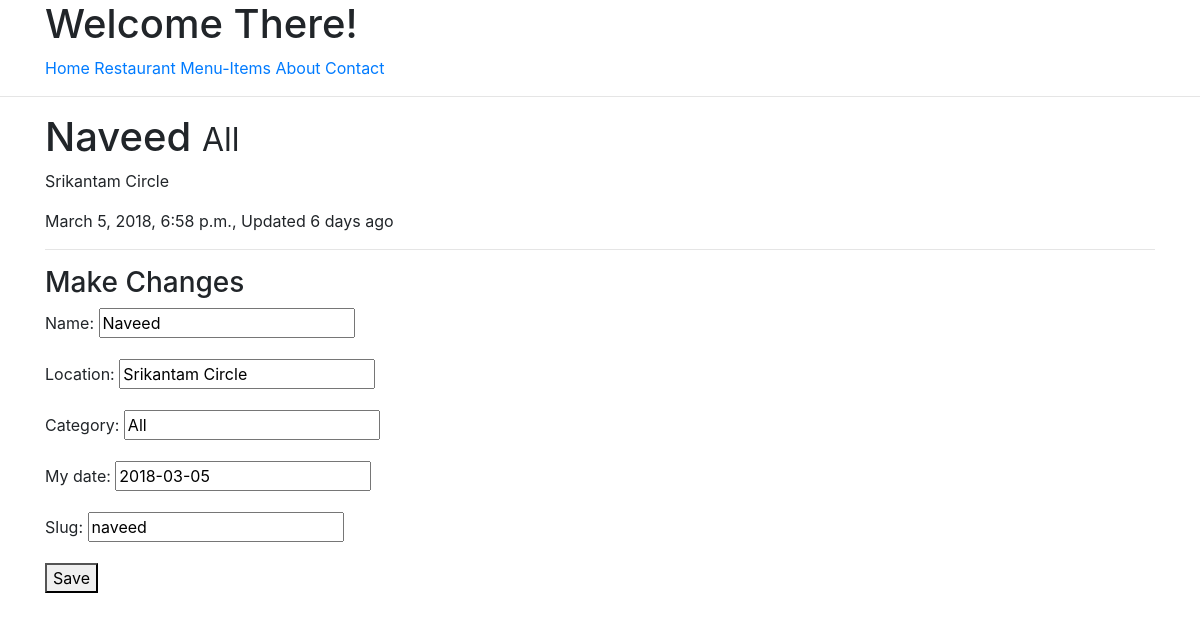
The app's page /restaurant/naveed/ (signed in), older data.
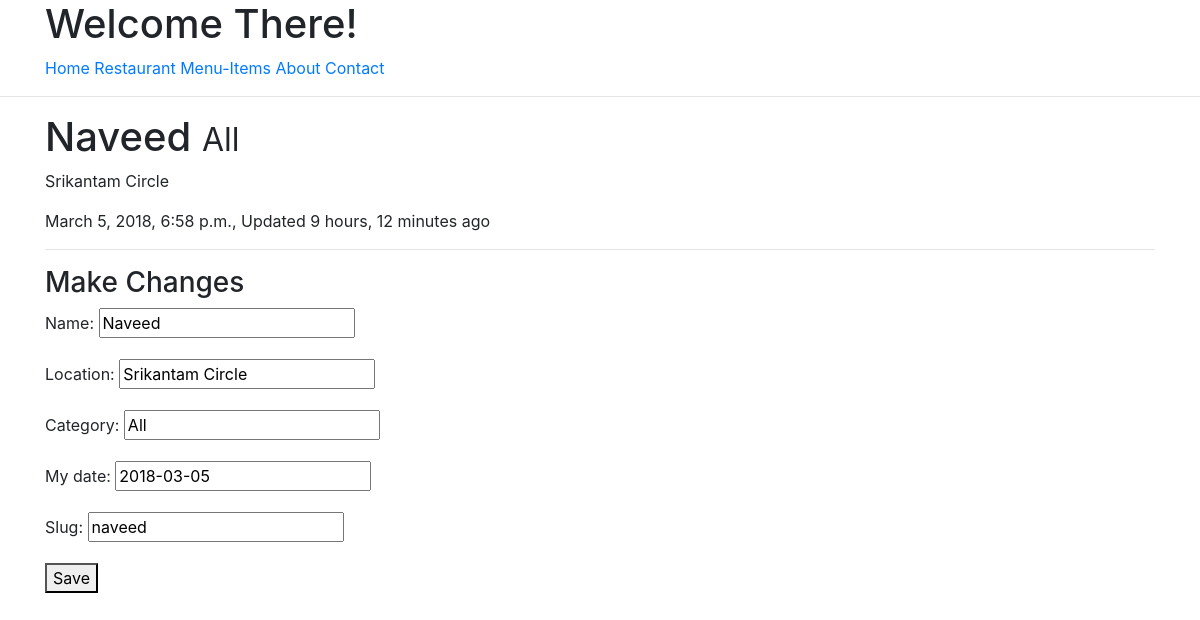
The same page, newer data.
### restaurants/models.py (models this page shows, shortened)
class Restaurant(models.Model):
	owner     = models.ForeignKey(User)
	name	  = models.CharField(max_length=120)
	location  = models.CharField(max_length=120,null=True,blank=True)
	category  = models.CharField(max_length=120,null=True,blank=True,validators=[validate_category])
	timestamp = models.DateTimeField(auto_now_add=True)
	updated   = models.DateTimeField(auto_now=True)
	my_date   = models.DateField(auto_now=False,auto_now_add=False)
	slug      = models.SlugField(null=True,blank=True)
	@property
	def title(self):
		return self.name

### restaurants/views.py (the view)
# urls.py: url(r'^(?P<slug>[\w-]+)/$', RestaurantUpdateView.as_view(), name='detail'),
class RestaurantUpdateView(LoginRequiredMixin,UpdateView):
	form_class = RestaurantCreateForm
	login_url = '/login'
	template_name = 'restaurants/detail-update.html'
	def get_context_data(self,*args,**kwargs):
		context = super(RestaurantUpdateView,self).get_context_data(*args,**kwargs)
		name = self.get_object().name
		context['title'] = f'Update Restaurant: {name}'
		return context
	def get_queryset(self):
		return Restaurant.objects.filter(owner=self.request.user)

### restaurants/forms.py (shortened to what this page needs)
class RestaurantCreateForm(ModelForm):
	class Meta:
		model = Restaurant
		fields = [
			'name',
			'location',
			'category',
			'my_date',
			'slug'
		]

### restaurants/templates/restaurants/detail-update.html (shortened to what this page needs)
{% extends "base.html" %}
{% block content %}
<h1>{{ form.instance.title }} <small>{{ form.instance.category }}</small></h1>
<p>{{ form.instance.location }}</p>
<p>{{ form.instance.timestamp }}, Updated {{ form.instance.updated|timesince }} ago</p>
<hr>
<h3>Make Changes</h3>
{% include 'snippets/form.html' with form=form %}
{% endblock %}

### templates/snippets/form.html (shortened to what this page needs)
<form method='POST'> {% csrf_token %}
	{{ form.as_p }}
	<button type="submit">Save</button>
</form>

Row changes from the older to the newer data that the page shows:
changed Restaurant "Naveed": instance.updated "6 days" → "9 hours, 12 minutes"
